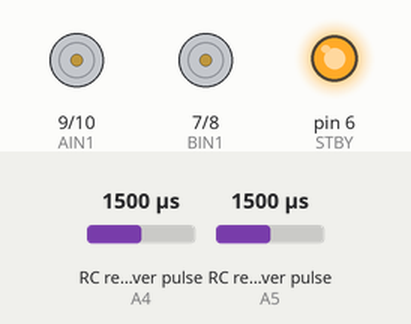
A sketch run on a simulated Arduino Uno, built with avr-gcc and run on an emulated ATmega328P. Shown: motor-driver pin pairs drawn as motors (green arrow = first pin HIGH = forward, orange = second pin HIGH = backward, longer = more drive, scaled by the enable pin, stopped while the standby pin is LOW), output pins drawn as LEDs (lit = HIGH). Wiring (inferred from the names in the program): 2 × RC receiver channel: data A5 / data A4. The inputs (shaded band) are chosen by the test bench; at power-on: RC receiver pulse (sensors on A4, A5) 1500 µs.

Above: at 1.2 s.
1.3 s: RC receiver pulse (sensor on A4) set to 1020 µs
At 2.0 s:
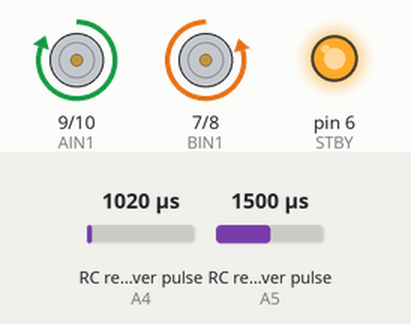
2.8 s: RC receiver pulse (sensor on A5) set to 1020 µs
At 3.1 s:
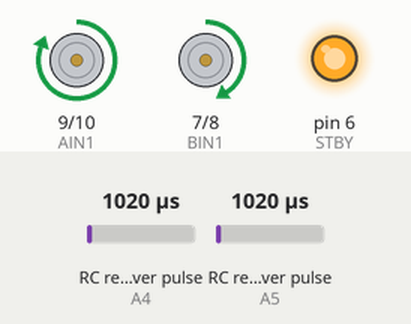
4.3 s: RC receiver pulse (sensor on A4) set to 1099 µs
At 5.4 s:
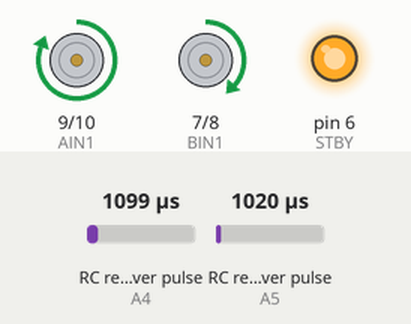
5.8 s: RC receiver pulse (sensor on A4) set to 1110 µs
At 6.6 s:
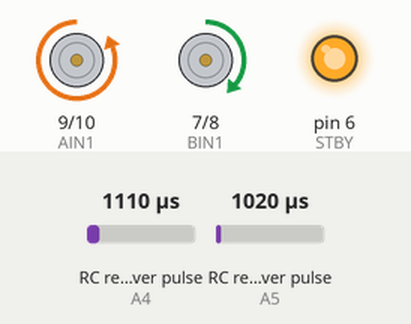
7.3 s: RC receiver pulse (sensor on A5) set to 1250 µs
At 7.7 s:
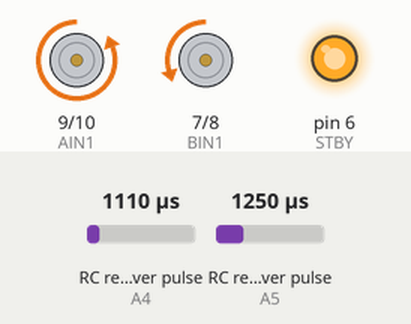
8.8 s: RC receiver pulse (sensor on A5) set to 1500 µs
At 10.1 s:
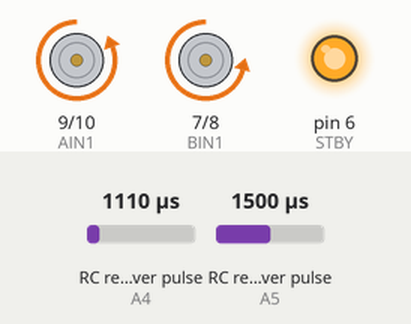
Timing chart, 0 to 11.3 s (numbered marks = the images above; inputs shaded):
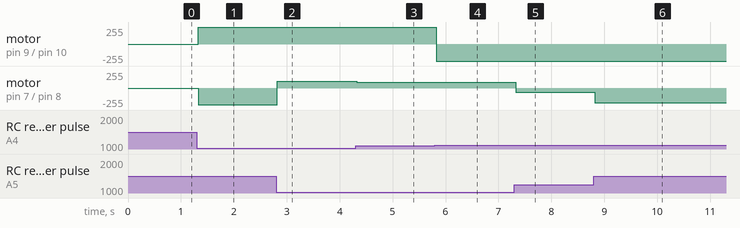

The sketch:

Novo_Controle_BeetleV1.ino
```cpp
const int PWMA = 11;
const int PWMB = 5;
const int AIN1 = 9;
const int AIN2 = 10;
const int BIN1 = 7;
const int BIN2 = 8;
const int STBY = 6;

const int pin_chR = A5;
const int pin_chP = A4;

int chR, chP;       //R-"Roda"; P-"Pistola"
int PWM_A, PWM_B;
int MRS=110;       //Max rotate speed
int MFS=250;
float max_speed;
float ang;
float rval;
int action=2;        //0->não roda no eixo; 1->roda no eixo; 2->parado

const int chRmax=1970, chRmed=1560, chRmin=1155;     //Coletar em teste val. "Roda"
const int chPmax=1975, chPmed=1560, chPmin=1120;     //Coletar em teste val. "Pist."
const int folga=60;


void setup() {
    pinMode(pin_chR, INPUT);
    pinMode(pin_chP, INPUT);
    pinMode(PWMA, OUTPUT);
    pinMode(PWMB, OUTPUT);
    pinMode(AIN1, OUTPUT);
    pinMode(AIN2, OUTPUT);
    pinMode(BIN1, OUTPUT);
    pinMode(BIN2, OUTPUT);
    pinMode(STBY, OUTPUT);
    digitalWrite(STBY, HIGH);
    //Serial.begin(9600);
    while(pulseIn(pin_chR, HIGH)==0);
      delay(1);
}

void loop() {
//------------- Lê os canais
  //chR=analogRead(pin_chR);
  //chP=analogRead(pin_chP);

  chR=pulseIn(pin_chR, HIGH);
  chP=pulseIn(pin_chP, HIGH);
  //Serial.println(chR);

//------------- Escolhe acao

  if((chP<chPmed+folga)&&(chP>chPmed-folga)){
      if((chR<chRmed+folga)&&(chR>chRmed-folga))
         action=2;     //PARAR
      else
         action=1;}     //RODAR
  else
         action=0;     //ANDAR

   if(chR<100||chP<100)
         action=2;     //FAIL-SAFE

//------------- Calcula PWM's para a acao

  if(action==0){          //andar

    if(chP>chPmed+folga)
      max_speed=1.0*(chP-chPmed-folga)/(chPmax-chPmed-folga);
    if(chP<chPmed-folga)
      max_speed=-1.0*(chP-chPmed+folga)/(chPmin-chPmed+folga);
//***** Aqui realizar operacao com a velocidade frente-tras, de forma a nao ser linear.

    if(chR>chRmed){
      ang=(1.0*(chR-chRmed))/(chRmax-chRmed);
      PWM_A=1.0*(1-ang)*max_speed*MFS;
      PWM_B=1.0*max_speed*MFS;
    }
    if(chR<chRmed){
      ang=(1.0*(chR-chRmed))/(chRmin-chRmed);
      PWM_A=1.0*max_speed*MFS;
      PWM_B=1.0*(1-ang)*max_speed*MFS;
    }

  }
  if(action==1){          //rodar
     if(chR>chRmed)
      rval=1.0*((chR-chRmed-folga))/(chRmax-chRmed-folga);
     if(chR<chRmed)
      rval=-1.0*((chR-chRmed+folga))/(chRmin-chRmed+folga);
//***** Aqui realizar operacao com a velocidade de rotacao, de forma a nao ser linear.
      PWM_A=MRS*rval;
      PWM_B=-PWM_A;
  }
  if(action==2){          //desligar os motores
      PWM_A=0;
      PWM_B=0;
  }
//------------- Setar motores

    if(PWM_A>255)
      PWM_A=255;
    if(PWM_A<-255)
      PWM_A=255;

    if(PWM_B>250)
      PWM_B=250;
    if(PWM_B<-250)
      PWM_B=-250;

  if(PWM_A>0){
    digitalWrite(AIN2, LOW);
    digitalWrite(AIN1, HIGH);
  }
  else{
    PWM_A=-PWM_A;
    digitalWrite(AIN1, LOW);
    digitalWrite(AIN2, HIGH);
  }

  if(PWM_B>0){
    digitalWrite(BIN2, LOW);
    digitalWrite(BIN1, HIGH);
  }
  else{
    PWM_B=-PWM_B;
    digitalWrite(BIN1, LOW);
    digitalWrite(BIN2, HIGH);
  }

  analogWrite(PWMA, PWM_A);
  analogWrite(PWMB, PWM_B);


//-------------  Debugger

/*    Serial.print("PWMA: ");
    Serial.println(PWM_A);
    Serial.print("PWMB: ");
    Serial.println(PWM_B);
    Serial.print("acao: ");
    Serial.println(action);
    Serial.print("maxs: ");
    Serial.println(max_speed);
    Serial.println(ang);
    delay(500);
*/

}
```

Measured:
- the behaviour switches between 1109 and 1110 µs on RC receiver pulse (sensor on A4) (found by bisection; images 3 and 4)
- after the input at 1.3 s, motor on pin 9 (AIN1) / pin 10 (AIN2): stopped → forward 255/255 at once; motor on pin 7 (BIN1) / pin 8 (BIN2): stopped → backward 250/255 at once
- after the input at 2.8 s, motor on pin 7 (BIN1) / pin 8 (BIN2): backward 250/255 → forward 104/255 at once
- after the input at 4.3 s, motor on pin 7 (BIN1) / pin 8 (BIN2): forward 104/255 → forward 87/255 at once
- after the input at 5.8 s, motor on pin 9 (AIN1) / pin 10 (AIN2): forward 255/255 → backward 255/255 at once; motor on pin 7 (BIN1) / pin 8 (BIN2): forward 87/255 → forward 84/255 at once
- after the input at 7.3 s, motor on pin 7 (BIN1) / pin 8 (BIN2): forward 84/255 → backward 60/255 at once
- after the input at 8.8 s, motor on pin 7 (BIN1) / pin 8 (BIN2): backward 60/255 → backward 218/255 at once
